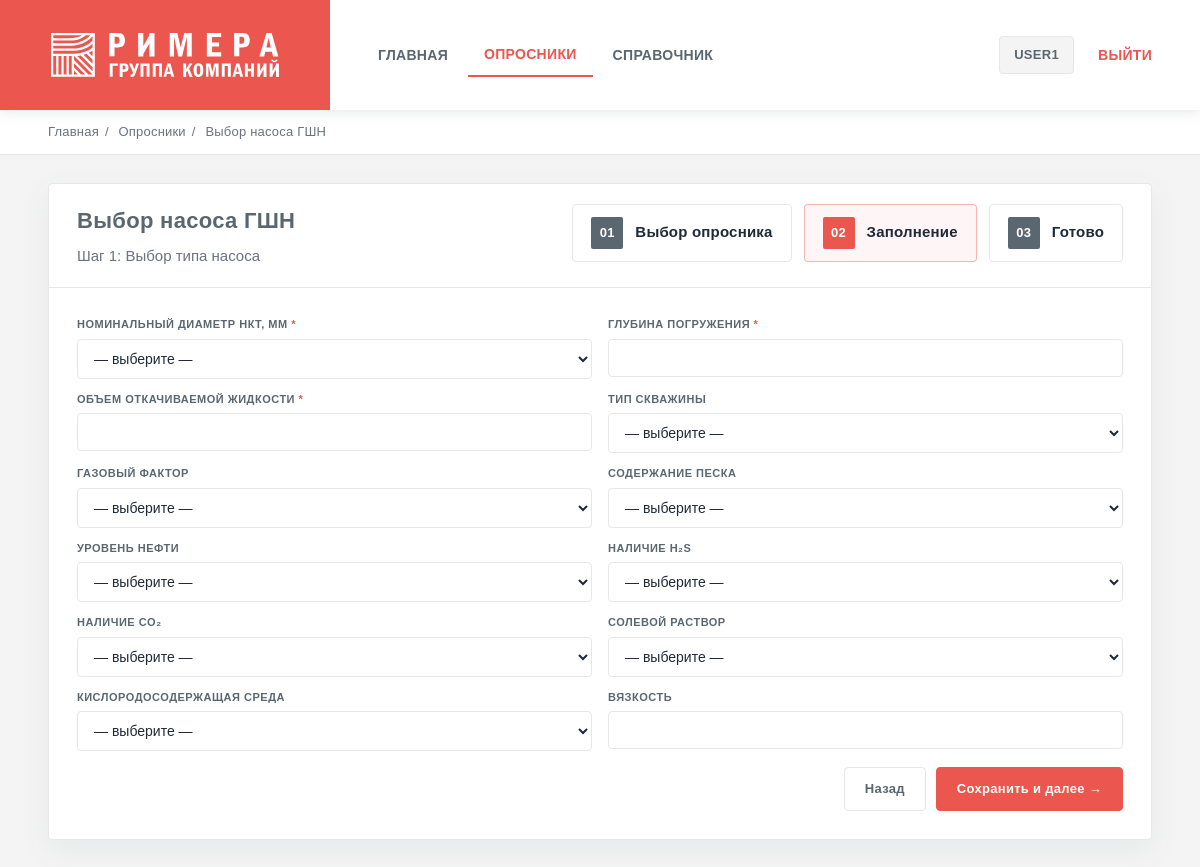
The page /q/vybor_nasosa_gshn_test/step/1/ (signed in) on the database its author committed.
### questionnaires/models.py (models this page shows, shortened)
class Questionnaire(models.Model):
    slug = models.SlugField(unique=True)
    title = models.CharField(max_length=200)
    description = models.TextField(blank=True)
    is_active = models.BooleanField(default=True)

class QuestionnaireStep(models.Model):
    questionnaire = models.ForeignKey(Questionnaire, on_delete=models.CASCADE, related_name="steps")
    order = models.PositiveIntegerField()
    title = models.CharField(max_length=200, blank=True)
    class Meta:
        unique_together = ("questionnaire", "order")
        ordering = ["order"]

class Question(models.Model):
    TEXT = "text"
    NUMBER = "number"
    SELECT = "select"
    CHECKBOX = "checkbox"
    TYPES = [
        (TEXT, "Text"),
        (NUMBER, "Number"),
        (SELECT, "Select"),
        (CHECKBOX, "Checkbox"),
    ]
    step = models.ForeignKey(QuestionnaireStep, on_delete=models.CASCADE, related_name="questions")
    slug = models.SlugField()
    label = models.CharField(max_length=300)
    help_text = models.CharField(max_length=400, blank=True)
    field_type = models.CharField(max_length=20, choices=TYPES, default=TEXT)
    required = models.BooleanField(default=False)
    class Meta:
        unique_together = ("step", "slug")
    depends_on = models.ForeignKey(
    "self",
    null=True, blank=True,
    on_delete=models.SET_NULL,
    related_name="dependent_questions",
    help_text="Показывать вопрос только если выполнено условие зависимости"
    )
    depends_value = models.CharField(
        max_length=120,
        blank=True,
        help_text="Какое значение должно быть у depends_on (например: sand)"
    )

### questionnaires/views.py (the view, shortened to what this page needs)
# urls.py: path("<slug:slug>/step/<int:step_order>/", views.fill_step, name="fill_step"),
@login_required
def fill_step(request, slug, step_order):
    q = get_object_or_404(Questionnaire, slug=slug, is_active=True)
    step = get_object_or_404(QuestionnaireStep, questionnaire=q, order=step_order)
    draft = _get_draft(request, slug) or {"answers": {}}
    draft_answers = draft.get("answers", {})
    FormClass = build_step_form(step, draft_answers)
    form = FormClass(request.POST or None)
    return render(request, "questionnaires/fill_step.html", {"questionnaire": q, "step": step, "form": form, "draft_answers": draft_answers})

### questionnaires/views.py (called while the page is built)
def _draft_key(slug: str) -> str:
    return f"draft_q_{slug}"

def _get_draft(request, slug: str) -> dict:
    return request.session.get(_draft_key(slug), {})

### templates/questionnaires/fill_step.html (shortened to what this page needs)
{% extends "base.html" %}
{% block crumbs %}
  <div class="crumbs">
    <a href="/">Главная</a><span class="sep">/</span>
    <a href="/q/">Опросники</a><span class="sep">/</span>
    <span>{{ questionnaire.title }}</span>
  </div>
{% endblock %}
{% block content %}
  <div class="card">
    <div class="card-head">
      <div>
        <h1 class="card-title">{{ questionnaire.title }}</h1>
        <div class="card-sub">Шаг {{ step.order }}{% if step.title %}: {{ step.title }}{% endif %}</div>
      </div>
      <div class="stepper">
        <div class="step"><span class="num">01</span> Выбор опросника</div>
        <div class="step active"><span class="num">02</span> Заполнение</div>
        <div class="step"><span class="num">03</span> Готово</div>
      </div>
    </div>
    <div class="card-body">
      <form method="post" id="stepForm">
        <div class="form-grid">
          {% for field in form %}
            <div class="q-row"
                 data-field="{{ field.name }}"
                 data-depends-on="{{ field.field.depends_on|default:'' }}"
                 data-depends-value="{{ field.field.depends_value|default:'' }}">
              <label for="{{ field.id_for_label }}">
                {{ field.label }}{% if field.field.required %} <span class="req">*</span>{% endif %}
              </label>
              {{ field }}
            </div>
          {% endfor %}
        </div>
        <div class="actions">
          <a class="btn ghost" href="/q/">Назад</a>
          <button class="btn primary" type="submit">Сохранить и далее →</button>
        </div>
      </form>
    </div>
  </div>
{% endblock %}

### templates/base.html (shortened to what this page needs)
<!DOCTYPE html>
<html lang="ru">
  <head>
    {% load static %}
    <link rel="stylesheet" href="{% static 'css/main.css' %}" />
  </head>
  <body>
    <header class="top">
      <a class="brand" href="/"><img src="{% static 'img/logo.svg' %}" alt="Ижнефтемаш — Римера" class="brand-logo" /></a>
      <div class="nav-area">
        <nav class="nav">
          <a class="link {% if request.path == '/' %}primary{% endif %}" href="/">Главная</a>
          <a class="link {% if request.path|slice:':3' == '/q/' and 'handbook' not in request.path and 'manager' not in request.path %}primary{% endif %}" href="/q/">Опросники</a>
          <a class="link {% if '/handbook/' in request.path %}primary{% endif %}" href="/q/handbook/">Справочник</a>
        </nav>
        <div style="display:flex; align-items:center; gap:8px;">
          {% if user.is_authenticated %}
            <span class="pill">{{ user.username }}</span>
            <form method="post" action="{% url 'logout' %}" style="display:inline;">
              <button class="link danger" type="submit">Выйти</button>
            </form>
          {% else %}
            <a class="link" href="/accounts/login/">Войти</a>
            <a class="link" href="/accounts/signup/">Регистрация</a>
          {% endif %}
        </div>
      </div>
    </header>
    <div class="wrap">
      {% block crumbs %}
      {% endblock %}
      <div class="page-body">
        {% block content %}
        {% endblock %}
      </div>
    </div>
  </body>
</html>

### rows shown on the page
Questionnaire: title "Выбор насоса ГШН"
QuestionnaireStep: order "1", title "Выбор типа насоса"
Question: label "НОМИНАЛЬНЫЙ ДИАМЕТР НКТ, ММ"
Question: label "ГЛУБИНА ПОГРУЖЕНИЯ"
Question: label "ОБЪЕМ ОТКАЧИВАЕМОЙ ЖИДКОСТИ"
Question: label "ТИП СКВАЖИНЫ"
Question: label "ГАЗОВЫЙ ФАКТОР"
Question: label "СОДЕРЖАНИЕ ПЕСКА"
Question: label "УРОВЕНЬ НЕФТИ"
Question: label "НАЛИЧИЕ H₂S"
Question: label "НАЛИЧИЕ CO₂"
Question: label "СОЛЕВОЙ РАСТВОР"
Question: label "КИСЛОРОДОСОДЕРЖАЩАЯ СРЕДА"
Question: label "ВЯЗКОСТЬ"

### other values the page prints
{{ user.username }} "USER1"
